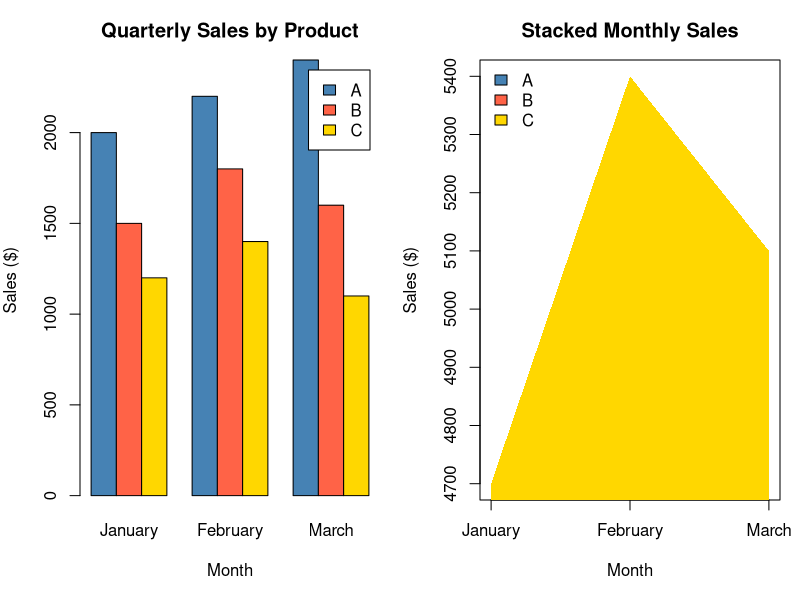

The R source for this figure:
# Set 15: Product Sales Analysis
sales <- data.frame(product = c("A", "B", "C"), January = c(2000, 1500, 1200), February = c(2200, 1800, 1400), March = c(2400, 1600, 1100))
monthly <- as.matrix(sales[c("January", "February", "March")]); rownames(monthly) <- sales$product
old <- par(mfrow = c(1, 2), mar = c(5, 4, 3, 1))
barplot(monthly, beside = TRUE, xlab = "Month", ylab = "Sales ($)", main = "Quarterly Sales by Product", col = c("steelblue", "tomato", "gold"), legend.text = rownames(monthly))
plot(1:3, colSums(monthly), type = "n", xaxt = "n", xlab = "Month", ylab = "Sales ($)", main = "Stacked Monthly Sales")
axis(1, 1:3, colnames(monthly))
colors <- c("steelblue", "tomato", "gold"); lower <- rep(0, 3)
for (i in seq_len(nrow(monthly))) { upper <- lower + monthly[i, ]; polygon(c(1:3, 3:1), c(upper, rev(lower)), col = colors[i], border = NA); lower <- upper }
legend("topleft", rownames(monthly), fill = colors, bty = "n")
par(old)
print(sales)
